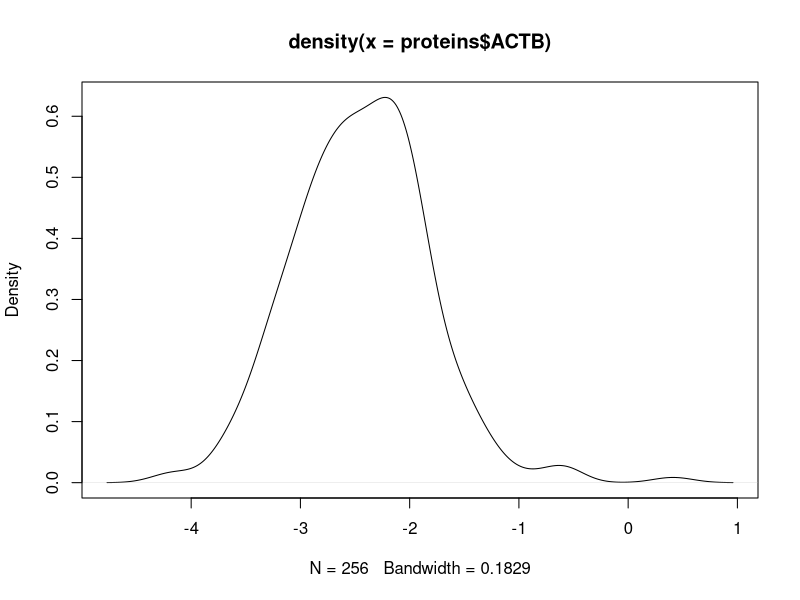

Write the R code that produced this figure. (Note: a time limit stopped this script after it produced the figure.)
#################################
# Final Project Code v2
#################################

# importing data 
setwd('/home/adbucks/Documents/sta_630/Final_Project')

library(readxl)
df <- read_xls('aml-rppa.xls') # reads as a tibble 

# trimming the data to get only the proteins
library(dplyr)

proteins <- df[, 48:98] # just getting the MVN proteins 
# checking distribution 
plot(density(proteins$ACTB)) # basically right 

# now centering so that the mean can be 0 
proteins.c <- apply(proteins, MARGIN = 2 , function(x) scale(x, scale = FALSE))

proteins.c <- as.data.frame(proteins.c) # type conversion 

# checking 
sum(apply(proteins.c, MARGIN = 2 , mean) < 0.05) == ncol(proteins.c) # true 

#################################
# full conditionals and the gibbs sampler 
#################################

# setting conditions for the algorithm
n <- nrow(proteins.c)
p <- ncol(proteins.c)

# establishing results from the data/evidence
Sigma_obs <- cov(proteins.c)

# more initializing 
Omega <- diag(p)
Sigma <- solve(Omega)

# trying a storage matrix 
Omega_samples <- array(0, dim = c(p, p, 5000)) # iterations minus burn in 

# running the gibbs sampler with the conditionals 
# given for the high-dimension MVN 

# loading relevant libs 
library(mvtnorm)
library(Matrix)

# setting hyperparams 
lambda <- 1
# trying a function over a loop 
gibbs <- function(data,
                  n_iter = 10000, 
                  burn_in = 5000,
                  p, 
                  n,
                  Sigma
){
  for (iter in 1:n_iter){
    for (i in 1:p){
      not_i <- (1:p)[-1]
      
      S_11 <- Sigma[not_i, not_i]
      S_12 <- Sigma[not_i, i]
      
      Omega_11 <- Omega[not_i , not_i]
      beta_mean <- -solve(Omega_11) %*% S_12
      beta_cov <- solve(Omega_11) / n
      
      beta <- t(rmvnorm(1, mean = as.numeric(beta_mean),
                        sigma = beta_cov))
      omega_ii <- rgamma(1, shape = (n / 2) + 1, 
                         rate = (Sigma_obs[i,i] + t(beta) %*% Omega_11 %*% beta) / 2)
      Omega[i,i] <- omega_ii # filling in 
      Omega[not_i, i] <- Omega[i,not_i] <- as.numeric(beta) # flattening
    }
    # lasso style shrinkage 
    Omega[-diag(p)] <- Omega[-diag(p)] / (1 + lambda)
    
    # storing 
    if (iter > burn_in){
      Omega_samples[,,iter - burn_in] <- Omega
    }
    
    # progress bar
    if (iter %% 1000 == 0) cat("Iteration", iter, "\n")
  }
  # actually returning stuff 
  #return(Omega_post_mean)
  return(Omega_samples)
}

# calling 
Omega_est <- gibbs(proteins.c, p = p , n = n , Sigma = Sigma_obs)

# can now do inference and move on to graphing from here
Omega_post_mean <- apply(Omega_est , c(1,2), mean) # not actually sure why
# the mean might not make sense here 

# getting partial correlations as per the assignment 
partial_corr <- -Omega_post_mean / sqrt(pmax(0, diag(Omega_post_mean) %o% diag(Omega_post_mean)))

diag(partial_corr) <- 1

# now can get into thresholding and graphing 
# can change the threshold for differing effects 
threshold <- 0.1
adjacency_mat <- (abs(partial_corr) > threshold) * 1
diag(adjacency_mat) <- 0

# maybe a quick fix 
adjacency_mat <- ifelse(adjacency_mat != 0 && adjacency_mat != 1, 0, adjacency_mat)

library(igraph)
# creating the actual graph object 
g <- graph_from_adjacency_matrix(adjacency_mat , 
                                 mode = "Undirected",
                                 weighted = TRUE,
                                 diag = FALSE)

# labels created, now just ned to maybe make label font size
# smaller and spread the nodes out somewhat 
plot(g, vertex.label = colnames(proteins.c)) #seems to work!!

library(ggplot2)
# saving plot 
ggsave("Conditional_Density_Network_Labeled.jpg", 
       width = 10 , height = 10)

#################################
# MCMC diagnostics and further analysis 
#################################

library(coda)
